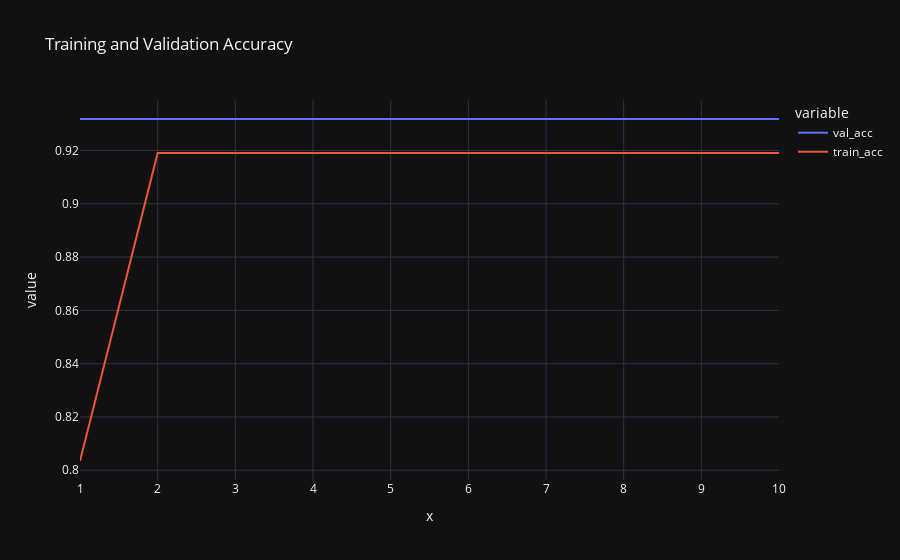

Notebook code cell kept with this figure:
### Code cell
# plt.figure(figsize = (12, 6))

train_acc = model_history.history['accuracy']
val_acc = model_history.history['val_accuracy'] 
epoch = range(1, 11)


accuracy = pd.DataFrame({'train_acc' : train_acc, 'val_acc' : val_acc})

px.line(data_frame = accuracy, x = epoch, y = ['val_acc', 'train_acc'], title = 'Training and Validation Accuracy',
        template = 'plotly_dark')

### Figure 1 — Plotly figure (JSON) as saved in the notebook; plotly's stock layout.template omitted (floating-point values rounded to 4 significant figures)
{"data": [{"hovertemplate": "variable=val_acc<br>x=%{x}<br>value=%{y}<extra></extra>", "legendgroup": "val_acc", "line": {"color": "#636efa", "dash": "solid"}, "marker": {"symbol": "circle"}, "mode": "lines", "name": "val_acc", "orientation": "v", "showlegend": true, "type": "scatter", "x": [1, 2, 3, 4, 5, 6, 7, 8, 9, 10], "xaxis": "x", "y": [0.9318, 0.9318, 0.9318, 0.9318, 0.9318, 0.9318, 0.9318, 0.9318, 0.9318, 0.9318], "yaxis": "y"}, {"hovertemplate": "variable=train_acc<br>x=%{x}<br>value=%{y}<extra></extra>", "legendgroup": "train_acc", "line": {"color": "#EF553B", "dash": "solid"}, "marker": {"symbol": "circle"}, "mode": "lines", "name": "train_acc", "orientation": "v", "showlegend": true, "type": "scatter", "x": [1, 2, 3, 4, 5, 6, 7, 8, 9, 10], "xaxis": "x", "y": [0.8035, 0.9191, 0.9191, 0.9191, 0.9191, 0.9191, 0.9191, 0.9191, 0.9191, 0.9191], "yaxis": "y"}], "layout": {"legend": {"title": {"text": "variable"}, "tracegroupgap": 0}, "title": {"text": "Training and Validation Accuracy"}, "xaxis": {"anchor": "y", "domain": [0, 1], "title": {"text": "x"}}, "yaxis": {"anchor": "x", "domain": [0, 1], "title": {"text": "value"}}}}
